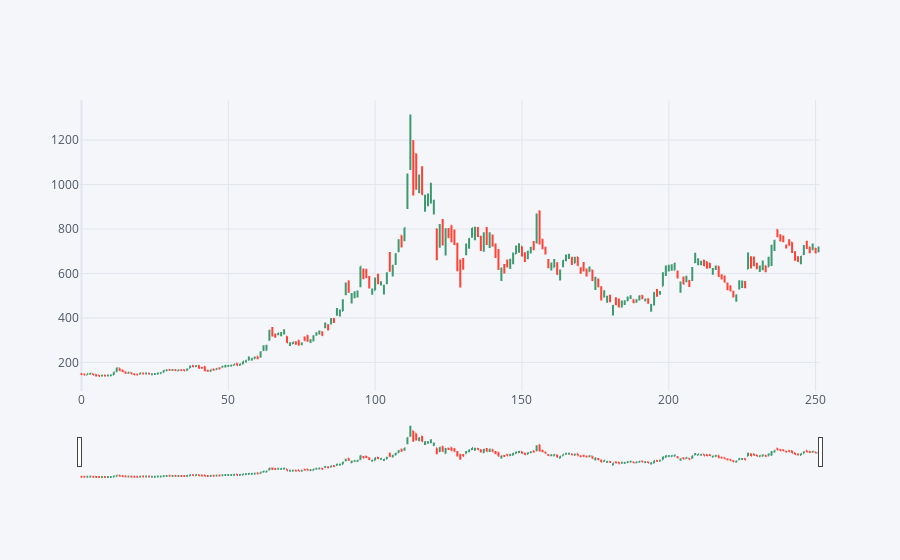

Here is the notebook cell this chart was saved with:
### Code cell
import cufflinks as cf

#df = yf.download('^ndx', period="1d", interval='1m')

cf.set_config_file(theme='pearl',sharing='public',offline=True)
df.iplot(kind="ohlc", keys=["Open", "High", "Low", "Close"],rangeslider=True)

### Figure 1 — Plotly figure (JSON) as saved in the notebook; plotly's stock layout.template omitted (floating-point values rounded to 4 significant figures; data arrays with more than 128 entries replaced by an {"elided": "..."} marker saying what was removed)
{"data": [{"close": {"elided": "252 float values"}, "high": {"elided": "252 float values"}, "low": {"elided": "252 float values"}, "open": {"elided": "252 float values"}, "showlegend": false, "type": "ohlc", "x": {"elided": "252 int values"}, "yaxis": "y2"}], "layout": {"legend": {"bgcolor": "#F5F6F9", "font": {"color": "#4D5663"}}, "paper_bgcolor": "#F5F6F9", "plot_bgcolor": "#F5F6F9", "title": {"font": {"color": "#4D5663"}}, "xaxis": {"gridcolor": "#E1E5ED", "rangeslider": {"visible": true}, "showgrid": true, "tickfont": {"color": "#4D5663"}, "title": {"font": {"color": "#4D5663"}, "text": ""}, "zerolinecolor": "#E1E5ED"}, "yaxis": {"gridcolor": "#E1E5ED", "showgrid": true, "showticklabels": false, "tickfont": {"color": "#4D5663"}, "title": {"font": {"color": "#4D5663"}, "text": ""}, "zerolinecolor": "#E1E5ED"}, "yaxis2": {"gridcolor": "#E1E5ED", "showgrid": true, "tickfont": {"color": "#4D5663"}, "title": {"font": {"color": "#4D5663"}, "text": ""}, "zerolinecolor": "#E1E5ED"}}}
